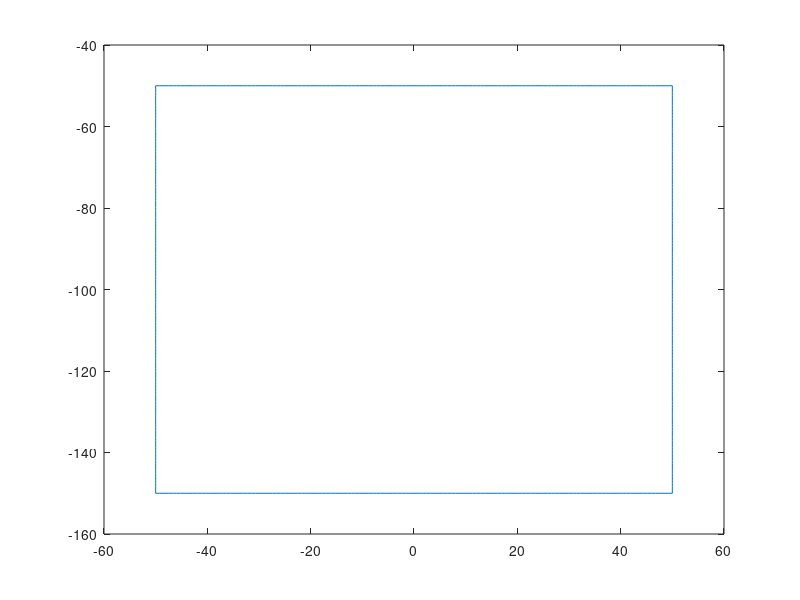

MATLAB code to generate this figure: (Note: this script raises an error after producing the figure.)
%% Square gait

clc
clear
close all

%%

% Leg lengths
L1 = 50;
L2 = 150;

% Gait frequency
f = 0.5; % Hz

% Number of points on trajectory
N = 500;

% Publish rate (for config)
publish_rate = f * N

% Square dimensions
width = (L1+L2)/2;
height = (L1+L2)/2;
y_offset = -(L1+L2)/2;

top = [linspace(-width/2, width/2, N/4);
     linspace(height/2 + y_offset, height/2 + y_offset, N/4);
     zeros(1,N/4)];
right = [linspace(width/2, width/2, N/4);
     linspace(height/2 + y_offset, -height/2 + y_offset, N/4);
     zeros(1,N/4)];
bottom = [linspace(width/2, -width/2, N/4);
     linspace(-height/2 + y_offset, -height/2 + y_offset, N/4);
     zeros(1,N/4)];
left = [linspace(-width/2, -width/2, N/4);
     linspace(-height/2 + y_offset, height/2 + y_offset, N/4);
     zeros(1,N/4)];
 
square = [top, right, bottom, left];

figure
plot(square(1,:), square(2,:));

writematrix(square.', '../gait_publisher/gaits/square-test.csv', 'Delimiter', ',')
